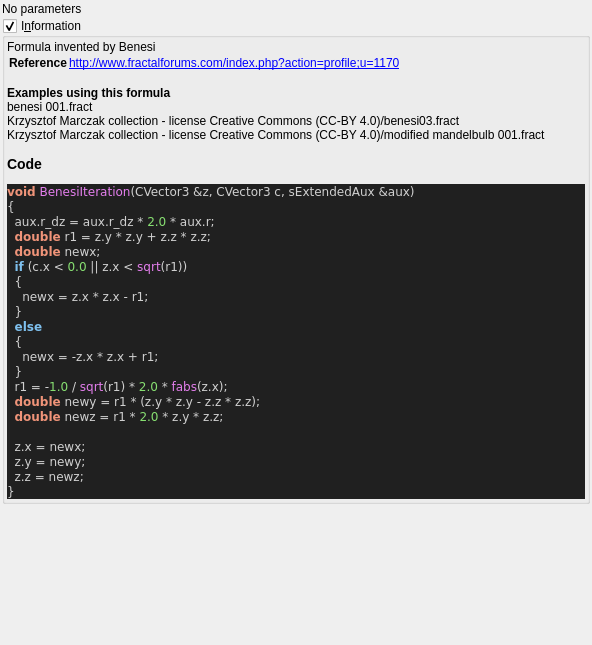
<?xml version="1.0" encoding="UTF-8"?>
<ui version="4.0">
 <class>benesi</class>
 <widget class="QWidget" name="Form">
  <property name="geometry">
   <rect>
    <x>0</x>
    <y>0</y>
    <width>592</width>
    <height>645</height>
   </rect>
  </property>
  <property name="windowTitle">
   <string notr="true">benesi</string>
  </property>
  <layout class="QVBoxLayout" name="verticalLayout">
   <property name="spacing">
    <number>2</number>
   </property>
   <property name="leftMargin">
    <number>2</number>
   </property>
   <property name="topMargin">
    <number>2</number>
   </property>
   <property name="rightMargin">
    <number>2</number>
   </property>
   <property name="bottomMargin">
    <number>2</number>
   </property>
   <item>
    <widget class="QLabel" name="label">
     <property name="text">
      <string>No parameters</string>
     </property>
    </widget>
   </item>
   <item>
    <widget class="MyGroupBox" name="groupCheck_info">
     <property name="title">
      <string>I&amp;nformation</string>
     </property>
     <property name="flat">
      <bool>false</bool>
     </property>
     <property name="checkable">
      <bool>true</bool>
     </property>
     <layout class="QVBoxLayout" name="verticalLayout_2">
      <property name="spacing">
       <number>2</number>
      </property>
      <property name="leftMargin">
       <number>2</number>
      </property>
      <property name="topMargin">
       <number>2</number>
      </property>
      <property name="rightMargin">
       <number>2</number>
      </property>
      <property name="bottomMargin">
       <number>2</number>
      </property>
      <item>
       <widget class="QLabel" name="label_code_content">
        <property name="text">
         <string notr="true">&lt;p&gt;Formula invented by Benesi&lt;/p&gt;&lt;table&gt;
&lt;tr&gt;&lt;th&gt;Reference&lt;/th&gt;&lt;td&gt;&lt;a href=&quot;http://www.fractalforums.com/index.php?action=profile;u=1170&quot;&gt;http://www.fractalforums.com/index.php?action=profile;u=1170&lt;br&gt;
&lt;/td&gt;&lt;/tr&gt;
&lt;/table&gt;
&lt;br&gt;&lt;b&gt;Examples using this formula&lt;/b&gt;&lt;br&gt;benesi 001.fract&lt;br&gt;Krzysztof Marczak collection - license Creative Commons (CC-BY 4.0)/benesi03.fract&lt;br&gt;Krzysztof Marczak collection - license Creative Commons (CC-BY 4.0)/modified mandelbulb 001.fract&lt;h3&gt;Code&lt;/h3&gt;
&lt;body style=&quot;background-color:#202020&quot;&gt;
&lt;pre style=&quot;color:#d0d0d0; background-color:#202020;  font-family:'Courier New',monospace;&quot;&gt;&lt;span style=&quot;color:#f09479; font-weight:bold&quot;&gt;void&lt;/span&gt; &lt;span style=&quot;color:#e47eed&quot;&gt;BenesiIteration&lt;/span&gt;&lt;span style=&quot;color:#d0d0d0&quot;&gt;(&lt;/span&gt;CVector3 &lt;span style=&quot;color:#d0d0d0&quot;&gt;&amp;amp;&lt;/span&gt;z&lt;span style=&quot;color:#d0d0d0&quot;&gt;,&lt;/span&gt; CVector3 c&lt;span style=&quot;color:#d0d0d0&quot;&gt;,&lt;/span&gt; sExtendedAux &lt;span style=&quot;color:#d0d0d0&quot;&gt;&amp;amp;&lt;/span&gt;aux&lt;span style=&quot;color:#d0d0d0&quot;&gt;)&lt;/span&gt;
&lt;span style=&quot;color:#d0d0d0&quot;&gt;{&lt;/span&gt;
  aux&lt;span style=&quot;color:#d0d0d0&quot;&gt;.&lt;/span&gt;r_dz &lt;span style=&quot;color:#d0d0d0&quot;&gt;=&lt;/span&gt; aux&lt;span style=&quot;color:#d0d0d0&quot;&gt;.&lt;/span&gt;r_dz &lt;span style=&quot;color:#d0d0d0&quot;&gt;*&lt;/span&gt; &lt;span style=&quot;color:#87df71&quot;&gt;2.0&lt;/span&gt; &lt;span style=&quot;color:#d0d0d0&quot;&gt;*&lt;/span&gt; aux&lt;span style=&quot;color:#d0d0d0&quot;&gt;.&lt;/span&gt;r&lt;span style=&quot;color:#d0d0d0&quot;&gt;;&lt;/span&gt;
  &lt;span style=&quot;color:#f09479; font-weight:bold&quot;&gt;double&lt;/span&gt; r1 &lt;span style=&quot;color:#d0d0d0&quot;&gt;=&lt;/span&gt; z&lt;span style=&quot;color:#d0d0d0&quot;&gt;.&lt;/span&gt;y &lt;span style=&quot;color:#d0d0d0&quot;&gt;*&lt;/span&gt; z&lt;span style=&quot;color:#d0d0d0&quot;&gt;.&lt;/span&gt;y &lt;span style=&quot;color:#d0d0d0&quot;&gt;+&lt;/span&gt; z&lt;span style=&quot;color:#d0d0d0&quot;&gt;.&lt;/span&gt;z &lt;span style=&quot;color:#d0d0d0&quot;&gt;*&lt;/span&gt; z&lt;span style=&quot;color:#d0d0d0&quot;&gt;.&lt;/span&gt;z&lt;span style=&quot;color:#d0d0d0&quot;&gt;;&lt;/span&gt;
  &lt;span style=&quot;color:#f09479; font-weight:bold&quot;&gt;double&lt;/span&gt; newx&lt;span style=&quot;color:#d0d0d0&quot;&gt;;&lt;/span&gt;
  &lt;span style=&quot;color:#7ec0ee; font-weight:bold&quot;&gt;if&lt;/span&gt; &lt;span style=&quot;color:#d0d0d0&quot;&gt;(&lt;/span&gt;c&lt;span style=&quot;color:#d0d0d0&quot;&gt;.&lt;/span&gt;x &lt;span style=&quot;color:#d0d0d0&quot;&gt;&amp;lt;&lt;/span&gt; &lt;span style=&quot;color:#87df71&quot;&gt;0.0&lt;/span&gt; &lt;span style=&quot;color:#d0d0d0&quot;&gt;||&lt;/span&gt; z&lt;span style=&quot;color:#d0d0d0&quot;&gt;.&lt;/span&gt;x &lt;span style=&quot;color:#d0d0d0&quot;&gt;&amp;lt;&lt;/span&gt; &lt;span style=&quot;color:#e47eed&quot;&gt;sqrt&lt;/span&gt;&lt;span style=&quot;color:#d0d0d0&quot;&gt;(&lt;/span&gt;r1&lt;span style=&quot;color:#d0d0d0&quot;&gt;))&lt;/span&gt;
  &lt;span style=&quot;color:#d0d0d0&quot;&gt;{&lt;/span&gt;
    newx &lt;span style=&quot;color:#d0d0d0&quot;&gt;=&lt;/span&gt; z&lt;span style=&quot;color:#d0d0d0&quot;&gt;.&lt;/span&gt;x &lt;span style=&quot;color:#d0d0d0&quot;&gt;*&lt;/span&gt; z&lt;span style=&quot;color:#d0d0d0&quot;&gt;.&lt;/span&gt;x &lt;span style=&quot;color:#d0d0d0&quot;&gt;-&lt;/span&gt; r1&lt;span style=&quot;color:#d0d0d0&quot;&gt;;&lt;/span&gt;
  &lt;span style=&quot;color:#d0d0d0&quot;&gt;}&lt;/span&gt;
  &lt;span style=&quot;color:#7ec0ee; font-weight:bold&quot;&gt;else&lt;/span&gt;
  &lt;span style=&quot;color:#d0d0d0&quot;&gt;{&lt;/span&gt;
    newx &lt;span style=&quot;color:#d0d0d0&quot;&gt;= -&lt;/span&gt;z&lt;span style=&quot;color:#d0d0d0&quot;&gt;.&lt;/span&gt;x &lt;span style=&quot;color:#d0d0d0&quot;&gt;*&lt;/span&gt; z&lt;span style=&quot;color:#d0d0d0&quot;&gt;.&lt;/span&gt;x &lt;span style=&quot;color:#d0d0d0&quot;&gt;+&lt;/span&gt; r1&lt;span style=&quot;color:#d0d0d0&quot;&gt;;&lt;/span&gt;
  &lt;span style=&quot;color:#d0d0d0&quot;&gt;}&lt;/span&gt;
  r1 &lt;span style=&quot;color:#d0d0d0&quot;&gt;= -&lt;/span&gt;&lt;span style=&quot;color:#87df71&quot;&gt;1.0&lt;/span&gt; &lt;span style=&quot;color:#d0d0d0&quot;&gt;/&lt;/span&gt; &lt;span style=&quot;color:#e47eed&quot;&gt;sqrt&lt;/span&gt;&lt;span style=&quot;color:#d0d0d0&quot;&gt;(&lt;/span&gt;r1&lt;span style=&quot;color:#d0d0d0&quot;&gt;) *&lt;/span&gt; &lt;span style=&quot;color:#87df71&quot;&gt;2.0&lt;/span&gt; &lt;span style=&quot;color:#d0d0d0&quot;&gt;*&lt;/span&gt; &lt;span style=&quot;color:#e47eed&quot;&gt;fabs&lt;/span&gt;&lt;span style=&quot;color:#d0d0d0&quot;&gt;(&lt;/span&gt;z&lt;span style=&quot;color:#d0d0d0&quot;&gt;.&lt;/span&gt;x&lt;span style=&quot;color:#d0d0d0&quot;&gt;);&lt;/span&gt;
  &lt;span style=&quot;color:#f09479; font-weight:bold&quot;&gt;double&lt;/span&gt; newy &lt;span style=&quot;color:#d0d0d0&quot;&gt;=&lt;/span&gt; r1 &lt;span style=&quot;color:#d0d0d0&quot;&gt;* (&lt;/span&gt;z&lt;span style=&quot;color:#d0d0d0&quot;&gt;.&lt;/span&gt;y &lt;span style=&quot;color:#d0d0d0&quot;&gt;*&lt;/span&gt; z&lt;span style=&quot;color:#d0d0d0&quot;&gt;.&lt;/span&gt;y &lt;span style=&quot;color:#d0d0d0&quot;&gt;-&lt;/span&gt; z&lt;span style=&quot;color:#d0d0d0&quot;&gt;.&lt;/span&gt;z &lt;span style=&quot;color:#d0d0d0&quot;&gt;*&lt;/span&gt; z&lt;span style=&quot;color:#d0d0d0&quot;&gt;.&lt;/span&gt;z&lt;span style=&quot;color:#d0d0d0&quot;&gt;);&lt;/span&gt;
  &lt;span style=&quot;color:#f09479; font-weight:bold&quot;&gt;double&lt;/span&gt; newz &lt;span style=&quot;color:#d0d0d0&quot;&gt;=&lt;/span&gt; r1 &lt;span style=&quot;color:#d0d0d0&quot;&gt;*&lt;/span&gt; &lt;span style=&quot;color:#87df71&quot;&gt;2.0&lt;/span&gt; &lt;span style=&quot;color:#d0d0d0&quot;&gt;*&lt;/span&gt; z&lt;span style=&quot;color:#d0d0d0&quot;&gt;.&lt;/span&gt;y &lt;span style=&quot;color:#d0d0d0&quot;&gt;*&lt;/span&gt; z&lt;span style=&quot;color:#d0d0d0&quot;&gt;.&lt;/span&gt;z&lt;span style=&quot;color:#d0d0d0&quot;&gt;;&lt;/span&gt;

  z&lt;span style=&quot;color:#d0d0d0&quot;&gt;.&lt;/span&gt;x &lt;span style=&quot;color:#d0d0d0&quot;&gt;=&lt;/span&gt; newx&lt;span style=&quot;color:#d0d0d0&quot;&gt;;&lt;/span&gt;
  z&lt;span style=&quot;color:#d0d0d0&quot;&gt;.&lt;/span&gt;y &lt;span style=&quot;color:#d0d0d0&quot;&gt;=&lt;/span&gt; newy&lt;span style=&quot;color:#d0d0d0&quot;&gt;;&lt;/span&gt;
  z&lt;span style=&quot;color:#d0d0d0&quot;&gt;.&lt;/span&gt;z &lt;span style=&quot;color:#d0d0d0&quot;&gt;=&lt;/span&gt; newz&lt;span style=&quot;color:#d0d0d0&quot;&gt;;&lt;/span&gt;
&lt;span style=&quot;color:#d0d0d0&quot;&gt;}&lt;/span&gt;
&lt;/pre&gt;
&lt;/body&gt;</string>
        </property>
        <property name="wordWrap">
         <bool>true</bool>
        </property>
        <property name="openExternalLinks">
         <bool>true</bool>
        </property>
        <property name="textInteractionFlags">
         <set>Qt::LinksAccessibleByMouse|Qt::TextSelectableByMouse</set>
        </property>
       </widget>
      </item>
     </layout>
    </widget>
   </item>
   <item>
    <spacer name="verticalSpacer">
     <property name="orientation">
      <enum>Qt::Vertical</enum>
     </property>
     <property name="sizeHint" stdset="0">
      <size>
       <width>20</width>
       <height>40</height>
      </size>
     </property>
    </spacer>
   </item>
  </layout>
 </widget>
 <customwidgets>
  <customwidget>
   <class>MyGroupBox</class>
   <extends>QGroupBox</extends>
   <header>my_group_box.h</header>
   <container>1</container>
  </customwidget>
 </customwidgets>
 <tabstops>
  <tabstop>groupCheck_info</tabstop>
 </tabstops>
 <resources/>
 <connections/>
</ui>
